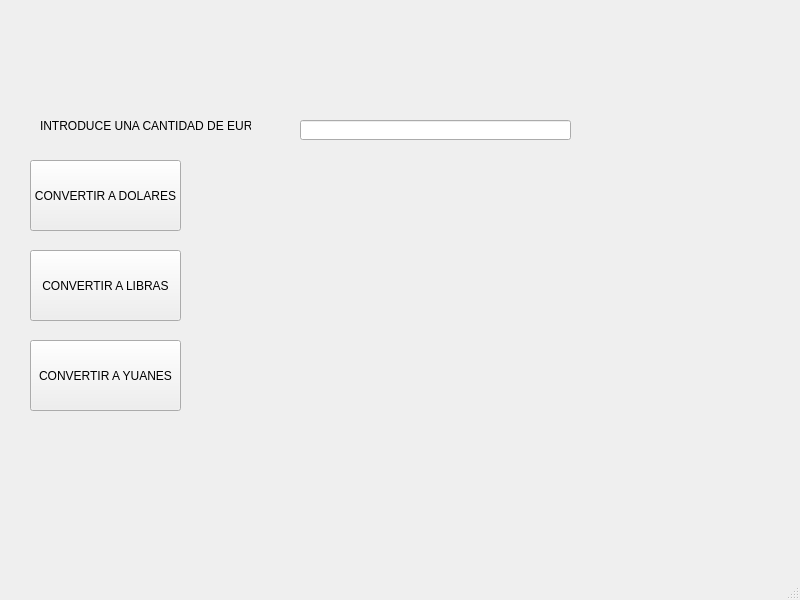
<?xml version="1.0" encoding="UTF-8"?>
<ui version="4.0">
 <class>MainWindow</class>
 <widget class="QMainWindow" name="MainWindow">
  <property name="geometry">
   <rect>
    <x>0</x>
    <y>0</y>
    <width>800</width>
    <height>600</height>
   </rect>
  </property>
  <property name="windowTitle">
   <string>MainWindow</string>
  </property>
  <widget class="QWidget" name="centralwidget">
   <widget class="QLabel" name="label_texto">
    <property name="geometry">
     <rect>
      <x>40</x>
      <y>110</y>
      <width>211</width>
      <height>31</height>
     </rect>
    </property>
    <property name="text">
     <string>INTRODUCE UNA CANTIDAD DE EUROS</string>
    </property>
   </widget>
   <widget class="QLineEdit" name="entrada_euros">
    <property name="geometry">
     <rect>
      <x>300</x>
      <y>120</y>
      <width>271</width>
      <height>20</height>
     </rect>
    </property>
   </widget>
   <widget class="QLabel" name="label_resultado">
    <property name="geometry">
     <rect>
      <x>320</x>
      <y>220</y>
      <width>221</width>
      <height>51</height>
     </rect>
    </property>
    <property name="text">
     <string/>
    </property>
   </widget>
   <widget class="QPushButton" name="boton_convertir_a_dolares">
    <property name="geometry">
     <rect>
      <x>30</x>
      <y>160</y>
      <width>151</width>
      <height>71</height>
     </rect>
    </property>
    <property name="text">
     <string>CONVERTIR A DOLARES</string>
    </property>
   </widget>
   <widget class="QPushButton" name="boton_convertir_a_libras">
    <property name="geometry">
     <rect>
      <x>30</x>
      <y>250</y>
      <width>151</width>
      <height>71</height>
     </rect>
    </property>
    <property name="text">
     <string>CONVERTIR A LIBRAS</string>
    </property>
   </widget>
   <widget class="QPushButton" name="boton_convertir_a_yuanes">
    <property name="geometry">
     <rect>
      <x>30</x>
      <y>340</y>
      <width>151</width>
      <height>71</height>
     </rect>
    </property>
    <property name="text">
     <string>CONVERTIR A YUANES</string>
    </property>
   </widget>
  </widget>
  <widget class="QStatusBar" name="statusbar"/>
 </widget>
 <resources/>
 <connections/>
</ui>
